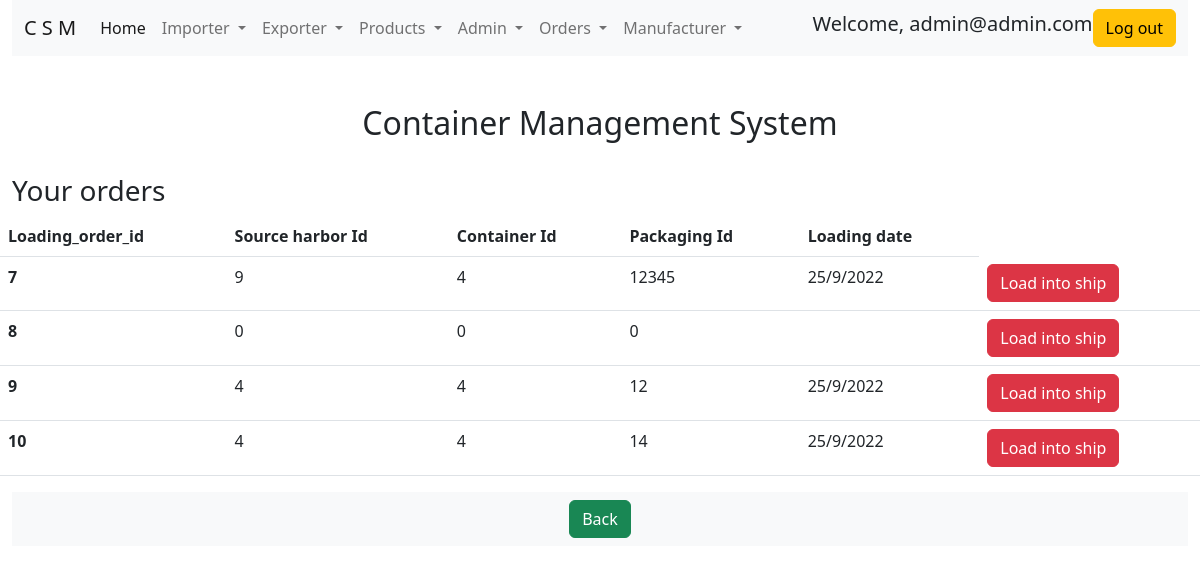
/shipping_orders.php (signed in), run on the app's committed database.
### tables this page shows
CREATE TABLE `users` (
  `user_id` bigint(20) NOT NULL,
  `user_name` varchar(30) NOT NULL,
  `password` varchar(100) NOT NULL,
  `user_company` varchar(30) NOT NULL,
  `account_type` varchar(255) NOT NULL,
  `address` varchar(10000) NOT NULL,
  `status` varchar(100) NOT NULL,
  `contact_number` int(10) NOT NULL
);

CREATE TABLE `loading_orders` (
  `loadingOrderId` bigint(20) NOT NULL,
  `containerId` bigint(20) NOT NULL,
  `buyerOrderId` bigint(20) NOT NULL,
  `harborId` bigint(20) NOT NULL,
  `packId` bigint(20) NOT NULL,
  `grossWeight` bigint(20) NOT NULL,
  `grossCubeFeet` bigint(20) NOT NULL,
  `loadingImage` mediumblob NOT NULL,
  `loadingDate` varchar(22) NOT NULL,
  `onShip` varchar(10) NOT NULL
);

### functions.php (called while the page is built, shortened)
<?php
function check_login($con)
{
    if(isset($_SESSION['user_name']))
    {
        $user_name = $_SESSION['user_name'];
        $query = "select * from users where user_name = '$user_name' limit 1";
        $result = mysqli_query($con,$query);
        if($result && mysqli_num_rows($result) > 0)
        {
            $user_data = mysqli_fetch_assoc($result);
            return $user_data;
        }
    }
    die;
}

### shipping_orders.php (the view, shortened to what this page needs)
<?php
include("connection.php");
include("functions.php");
$user_data = check_login($con);
if($_SERVER['REQUEST_METHOD'] == "GET")
{
        $query = "select * from loading_orders where onShip = 0";
        $result = mysqli_query($con, $query);
        if($result)
        {
            if($result && mysqli_num_rows($result) > 0)
            {
                $loading_orders_data = mysqli_fetch_all($result);
            }
            else
            {
                header("Location: addproducts.php");
                die;
            }
        }
    else{
        echo "problem in getting data";
    }
}
?>
<!doctype html>
<html lang="en">
  <head>
    <link href="https://cdn.jsdelivr.net/npm/bootstrap@5.2.1/dist/css/bootstrap.min.css" rel="stylesheet">
  </head>
  <body>
    <div class="container-fluid">
    <nav class="navbar navbar-expand-lg bg-light">
        <div class="container-fluid">
            <a class="navbar-brand" href="#">C S M</a>
            <div class="collapse navbar-collapse" id="navbarScroll">
            <ul class="navbar-nav me-auto my-2 my-lg-0 navbar-nav-scroll" style="--bs-scroll-height: 100px;">
                <li class="nav-item">
                <a class="nav-link active" aria-current="page" href="index.php">Home</a>
                </li>
                <li class="nav-item dropdown">
                    <a class="nav-link dropdown-toggle" href="#" role="button" data-bs-toggle="dropdown" aria-expanded="false">
                        Importer
                    </a>
                </li>
                <li class="nav-item dropdown">
                    <a class="nav-link dropdown-toggle" href="#" role="button" data-bs-toggle="dropdown" aria-expanded="false">
                        Exporter
                    </a>
                </li>
                <li class="nav-item dropdown">
                    <a class="nav-link dropdown-toggle" href="#" role="button" data-bs-toggle="dropdown" aria-expanded="false">
                        Products
                    </a>
                </li>
                <li class="nav-item dropdown">
                    <a class="nav-link dropdown-toggle" href="#" role="button" data-bs-toggle="dropdown" aria-expanded="false">
                        Admin
                    </a>
                </li>
                <li class="nav-item dropdown">
                    <a class="nav-link dropdown-toggle" href="#" role="button" data-bs-toggle="dropdown" aria-expanded="false">
                        Orders
                    </a>
                </li>
                <li class="nav-item dropdown">
                    <a class="nav-link dropdown-toggle" href="#" role="button" data-bs-toggle="dropdown" aria-expanded="false">
                        Manufacturer
                    </a>
                </li>
            </ul>
                <span class="align-middle mr-2">
                    <h1 class="display-4 fs-5 text-center ">Welcome, <?php echo $user_data['user_name']; ?> </h1>
                </span>
                <a href="logout.php">
                    <button class="btn btn-warning  ml-2" type="submit">Log out</button>
                </a>
            </div>
        </div>
    </nav>
    <div class="row justify-content-center mt-5">
        <div class="col-6">
            <h1 class="display-4 fs-2 text-center"><b>Container Management System</b></h1>
        </div>
    </div>
      <div class="row mt-4">
          <h1 class="display-4 fs-3 "><b>Your orders</b></h1>
          <table class="table">
            <thead>
                <tr>
                <th scope="col">Loading_order_id</th>
                <th scope="col">Source harbor Id</th>
                <th scope="col">Container Id</th>
                <th scope="col">Packaging Id</th>
                <th scope="col">Loading date</th>
                </tr>
            </thead>
            <tbody>
            <?php for ($row = 0; $row < count($loading_orders_data); $row++) {?>
              <tr>
                <th scope="row"><?php echo $loading_orders_data[$row][0] ?></th>
                <td><?php echo $loading_orders_data[$row][3] ?></td>
                <td><?php echo $loading_orders_data[$row][1] ?></td>
                <td><?php echo $loading_orders_data[$row][4] ?></td>
                <td><?php echo $loading_orders_data[$row][8] ?></td>
                <td>
                    <a href="http://localhost/Container-Scheduling-and-management/shippingorderform.php?cid=<?php echo $loading_orders_data[$row][0]; ?>">
                    <button type="button" class="btn btn-danger"> Load into ship   </button>
                    </a>
                </td>
              </tr>
              <?php } ?>
            </tbody>
          </table>
      </div>
      <footer class="footer">
        <div class=" text-center bg-light">
          <a href="index.php">
              <button class="btn btn-success  m-2" type="button">Back</button>
          </a>
        </div>
      </footer>
  </body>
</html>

### data on the page
users: user_name "admin@admin.com"
loading_orders: loadingOrderId "7", harborId "9", containerId "4", packId "12345", loadingDate "25/9/2022"
loading_orders: loadingOrderId "8", harborId "0", containerId "0", packId "0"
loading_orders: loadingOrderId "9", harborId "4", containerId "4", packId "12", loadingDate "25/9/2022"
loading_orders: loadingOrderId "10", harborId "4", containerId "4", packId "14", loadingDate "25/9/2022"
